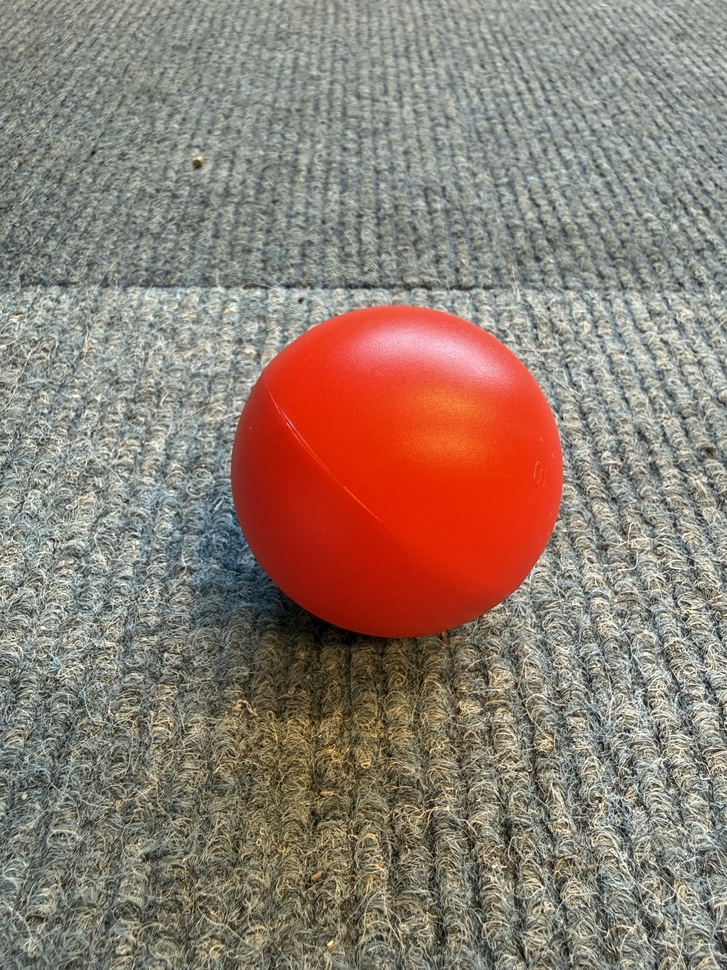
#> input picture raw_iphone/IMG_2347.jpg, 727 x 970 px, shrunk from 3024 x 4032 before the run
$ python -i lighting_adaptation.py   (imports and definitions only)
#> lines starting #> are read from the running program, lines starting #| are printed output that depends on the picture
#> further down, picture is the input picture: shape (970, 727, 3); mean B, G, R 113.7, 125.3, 142.6
"""
Lighting Adaptation Module for Ball Detection
==============================================

Dette modulet inneholder funksjoner for å håndtere varierende lysforhold
som innelys, utelys, dagslys, kunstig lys, skygger og refleksjoner.

Author: Bachelor Project 2026 - Autonomia
"""

import cv2
import numpy as np
from typing import Tuple, Dict, Optional
from enum import Enum


class LightingCondition(Enum):
    """Enum for forskjellige lysforhold"""
    BRIGHT_DAYLIGHT = "bright_daylight"      # Sterkt dagslys, evt. direkte sollys
    NORMAL_INDOOR = "normal_indoor"          # Normal innendørs belysning
    DIM_INDOOR = "dim_indoor"                # Svakt innendørs lys
    MIXED_LIGHTING = "mixed_lighting"        # Blanding av naturlig og kunstig
    SHADOW_HEAVY = "shadow_heavy"            # Mye skygger
    UNKNOWN = "unknown"


class AdaptiveLightingHandler:
    """
    Håndterer adaptiv HSV-terskelverdi basert på lysforhold.

    Dette systemet analyserer bildet og justerer HSV-grenser dynamisk
    for å håndtere forskjellige lysforhold.
    """

    # [187 lines left out: functions __init__, analyze_lighting, _classify_lighting, _is_brightness_stable, get_adaptive_hsv_ranges, print_lighting_info, not called in this run]


def apply_clahe(frame: np.ndarray, clip_limit: float = 2.0) -> np.ndarray:
    """
    Anvender CLAHE (Contrast Limited Adaptive Histogram Equalization).

    CLAHE forbedrer lokal kontrast og er spesielt nyttig i:
    - Ujevn belysning
    - Skygger og høylys samtidig
    - Svakt lys

    OBS: Bruk med forsiktighet - kan forsterke støy!

    Args:
        frame: Input BGR-bilde
        clip_limit: Begrensning på kontrastforsterkning (2.0 er moderat)

    Returns:
        Forbedret BGR-bilde
    """
#> called with clip_limit = 2
    # Konverter til LAB fargerom (bedre for equalizing)
    lab = cv2.cvtColor(frame, cv2.COLOR_BGR2LAB)
#> lab: shape (970, 727, 3); mean of channels 0, 1, 2 139.4, 133, 138.5
    l_channel, a, b = cv2.split(lab)
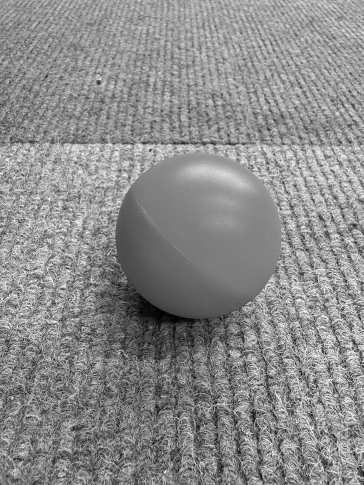
#> l_channel: shape (970, 727) (shown at 1/2 size); min 0, max 255, mean 139.4
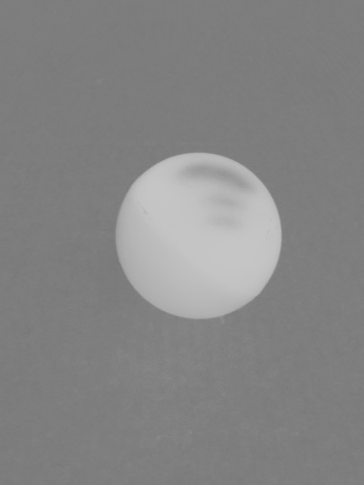
#> a: shape (970, 727) (shown at 1/2 size); min 119, max 198, mean 133
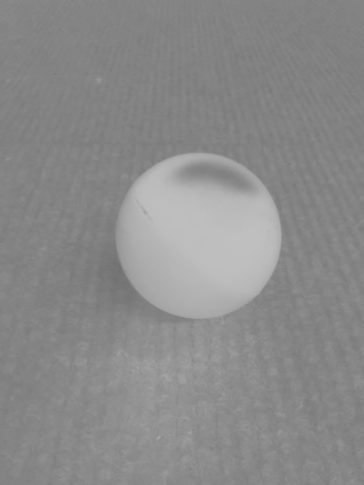
#> b: shape (970, 727) (shown at 1/2 size); min 111, max 192, mean 138.5

    # Anvend CLAHE på L-kanalen (lysstyrke)
    clahe = cv2.createCLAHE(clipLimit=clip_limit, tileGridSize=(8, 8))
    l_channel = clahe.apply(l_channel)
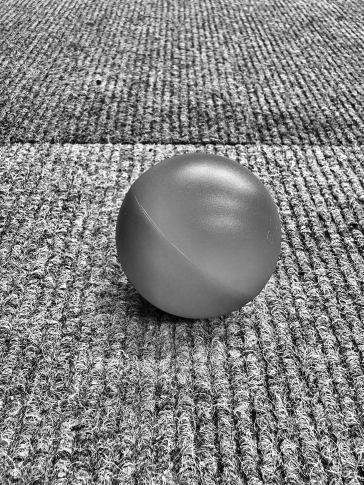
#> l_channel: shape (970, 727) (shown at 1/2 size); min 0, max 255, mean 131.3

    # Merge tilbake
    lab = cv2.merge([l_channel, a, b])
#> lab: shape (970, 727, 3); mean of channels 0, 1, 2 131.3, 133, 138.5
    enhanced = cv2.cvtColor(lab, cv2.COLOR_LAB2BGR)
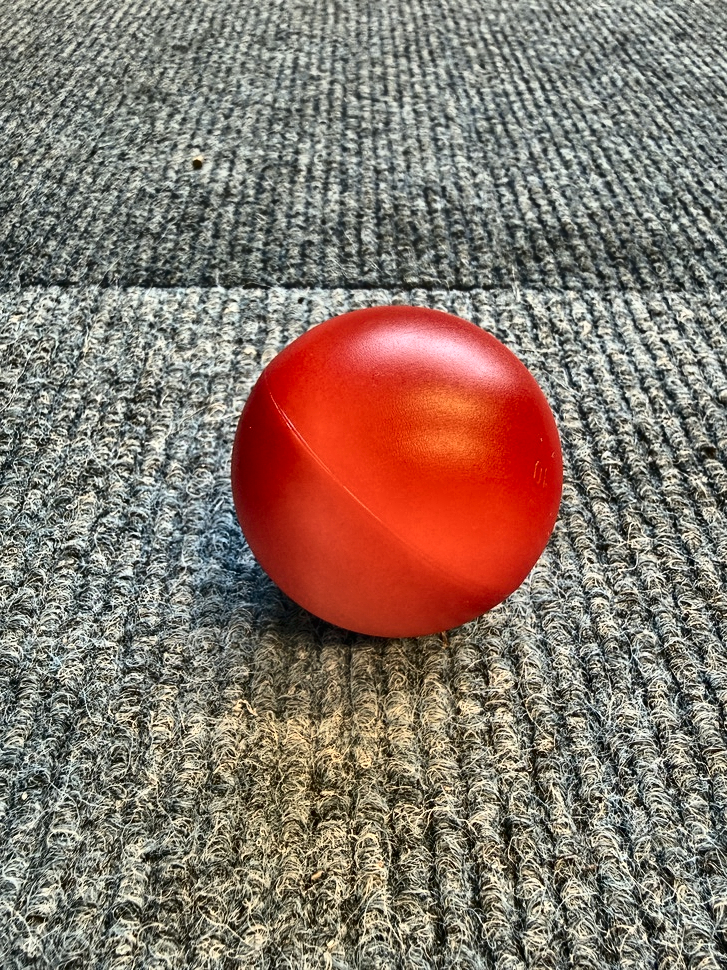
#> enhanced: shape (970, 727, 3); mean B, G, R 107.4, 118.6, 135.9

    return enhanced


# [88 lines left out: functions apply_gamma_correction, auto_adjust_brightness, normalize_lighting_with_bilateral_filter, not called in this run]


# [18 lines not run here, left out]

>>> import cv2
>>> picture = cv2.imread('../../raw_iphone/IMG_2347.jpg')
>>> result = apply_clahe(picture)

$ run again, on raw_iphone/IMG_2348.jpg
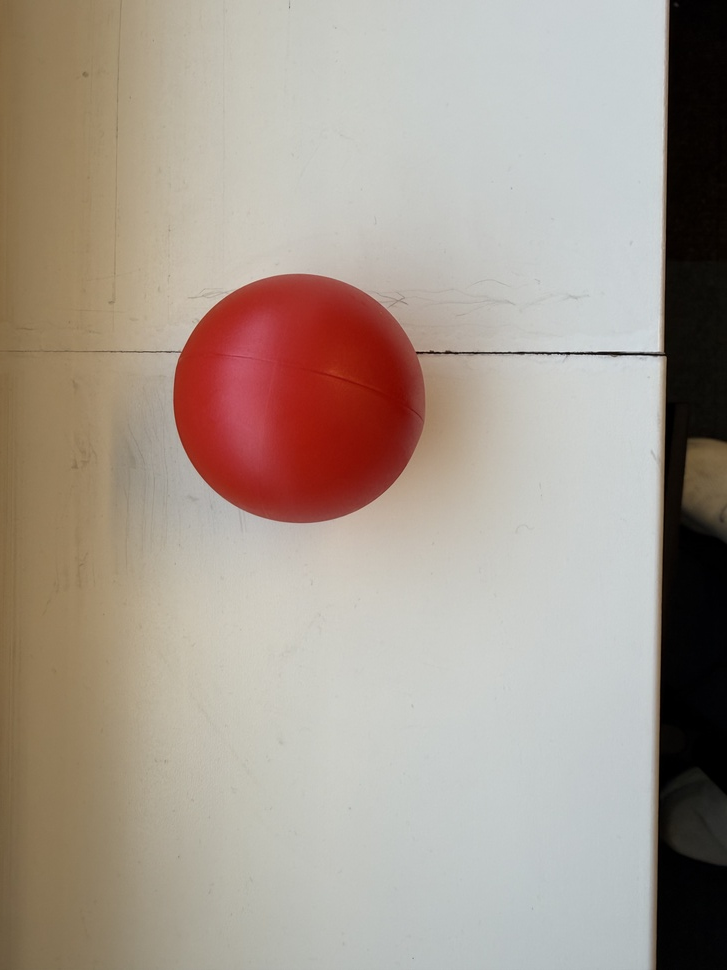
#> input picture raw_iphone/IMG_2348.jpg, 727 x 970 px, shrunk from 3024 x 4032 before the run
#> picture is the input picture: shape (970, 727, 3); mean B, G, R 144.3, 154.9, 167.2
#> in apply_clahe, `l_channel, a, b = cv2.split(lab)`:
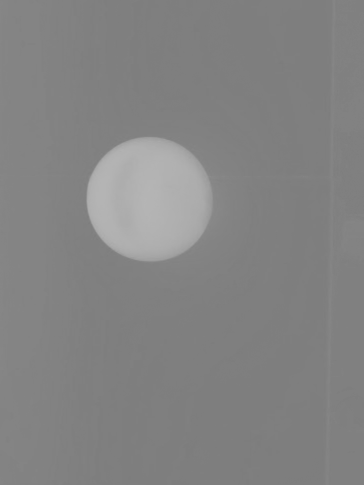
#> a: shape (970, 727) (shown at 1/2 size); min 124, max 181, mean 131.3
#> in apply_clahe, `enhanced = cv2.cvtColor(lab, cv2.COLOR_LAB2BGR)`:
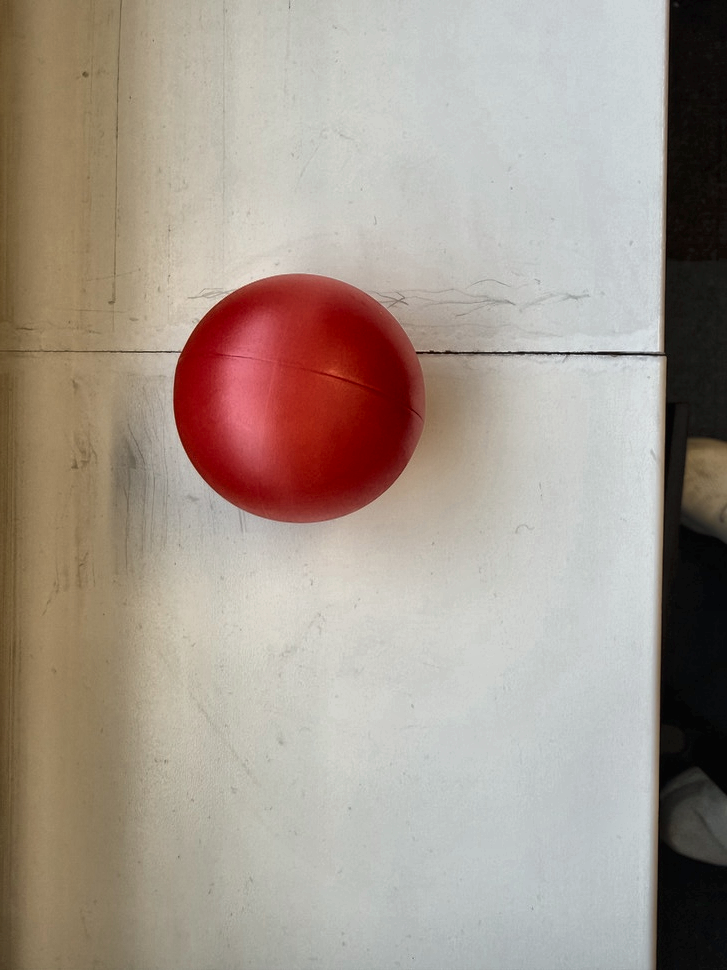
#> enhanced: shape (970, 727, 3); mean B, G, R 142.7, 153, 165.3

$ run again, on raw_iphone/IMG_2349.jpg
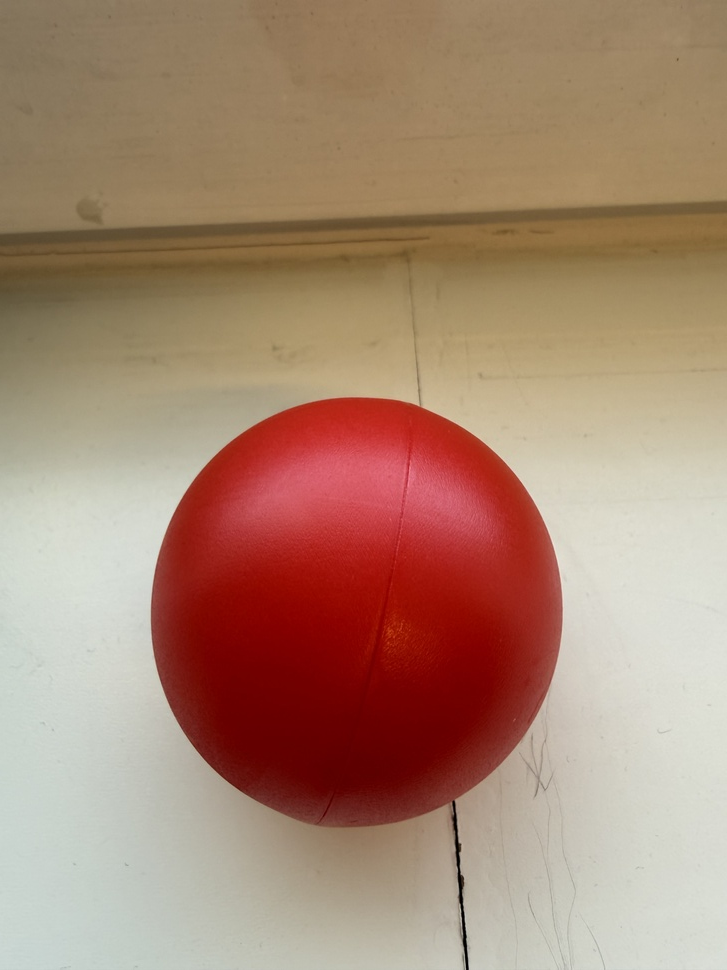
#> input picture raw_iphone/IMG_2349.jpg, 727 x 970 px, shrunk from 3024 x 4032 before the run
#> picture is the input picture: shape (970, 727, 3); mean B, G, R 115.3, 135.9, 169.1
#> in apply_clahe, `l_channel = clahe.apply(l_channel)`:
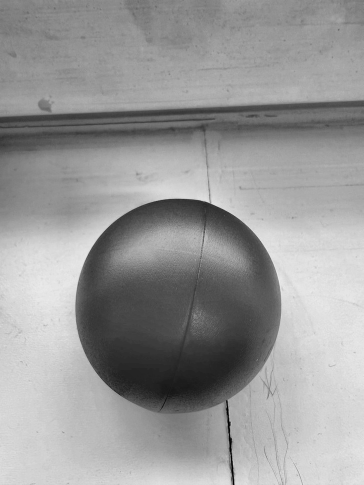
#> l_channel: shape (970, 727) (shown at 1/2 size); min 1, max 240, mean 152.8
#> in apply_clahe, `enhanced = cv2.cvtColor(lab, cv2.COLOR_LAB2BGR)`:
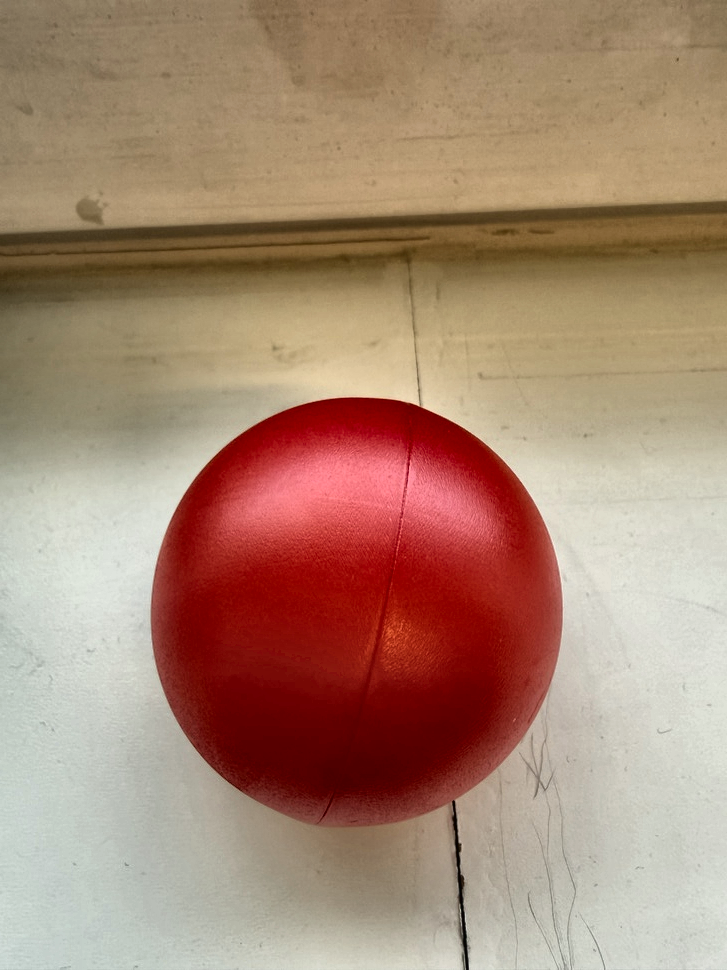
#> enhanced: shape (970, 727, 3); mean B, G, R 115.3, 135.8, 168.7
